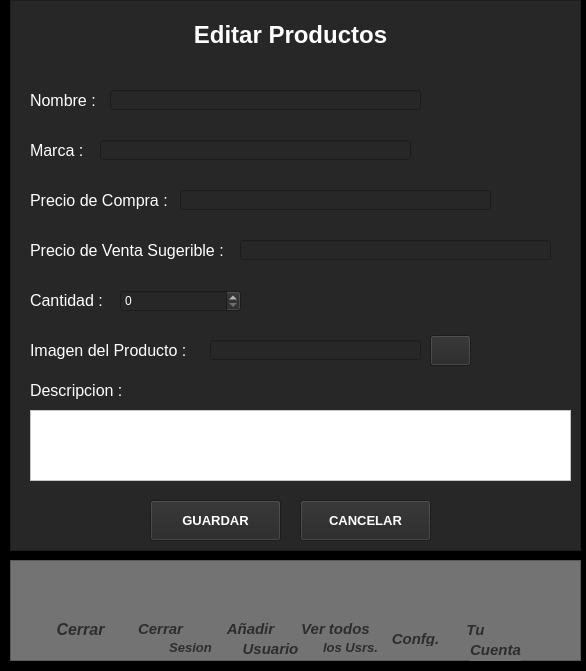
<?xml version="1.0" encoding="UTF-8"?>
<ui version="4.0">
 <class>Editar_producto</class>
 <widget class="QWidget" name="Editar_producto">
  <property name="geometry">
   <rect>
    <x>0</x>
    <y>0</y>
    <width>586</width>
    <height>671</height>
   </rect>
  </property>
  <property name="windowTitle">
   <string>Editar Producto</string>
  </property>
  <property name="styleSheet">
   <string notr="true">background-color: rgb(0, 0, 0);
</string>
  </property>
  <widget class="QFrame" name="frame">
   <property name="geometry">
    <rect>
     <x>10</x>
     <y>0</y>
     <width>571</width>
     <height>551</height>
    </rect>
   </property>
   <property name="styleSheet">
    <string notr="true">background-color: rgb(39, 39, 39);</string>
   </property>
   <property name="frameShape">
    <enum>QFrame::StyledPanel</enum>
   </property>
   <property name="frameShadow">
    <enum>QFrame::Raised</enum>
   </property>
   <widget class="QLabel" name="label">
    <property name="geometry">
     <rect>
      <x>140</x>
      <y>20</y>
      <width>281</width>
      <height>31</height>
     </rect>
    </property>
    <property name="text">
     <string>&lt;html&gt;&lt;head/&gt;&lt;body&gt;&lt;p align=&quot;center&quot;&gt;&lt;span style=&quot; font-size:18pt; font-weight:600; color:#ffffff;&quot;&gt;Editar Productos&lt;/span&gt;&lt;/p&gt;&lt;/body&gt;&lt;/html&gt;</string>
    </property>
   </widget>
   <widget class="QLabel" name="label_2">
    <property name="geometry">
     <rect>
      <x>20</x>
      <y>90</y>
      <width>111</width>
      <height>21</height>
     </rect>
    </property>
    <property name="font">
     <font>
      <pointsize>12</pointsize>
     </font>
    </property>
    <property name="styleSheet">
     <string notr="true">color: rgb(255, 255, 255);</string>
    </property>
    <property name="text">
     <string>Nombre :</string>
    </property>
   </widget>
   <widget class="QLabel" name="label_13">
    <property name="geometry">
     <rect>
      <x>20</x>
      <y>140</y>
      <width>111</width>
      <height>21</height>
     </rect>
    </property>
    <property name="font">
     <font>
      <pointsize>12</pointsize>
     </font>
    </property>
    <property name="styleSheet">
     <string notr="true">color: rgb(255, 255, 255);</string>
    </property>
    <property name="text">
     <string>Marca :</string>
    </property>
   </widget>
   <widget class="QLabel" name="label_14">
    <property name="geometry">
     <rect>
      <x>20</x>
      <y>190</y>
      <width>161</width>
      <height>21</height>
     </rect>
    </property>
    <property name="font">
     <font>
      <pointsize>12</pointsize>
     </font>
    </property>
    <property name="styleSheet">
     <string notr="true">color: rgb(255, 255, 255);</string>
    </property>
    <property name="text">
     <string>Precio de Compra :</string>
    </property>
   </widget>
   <widget class="QLabel" name="label_15">
    <property name="geometry">
     <rect>
      <x>20</x>
      <y>240</y>
      <width>221</width>
      <height>21</height>
     </rect>
    </property>
    <property name="font">
     <font>
      <pointsize>12</pointsize>
     </font>
    </property>
    <property name="styleSheet">
     <string notr="true">color: rgb(255, 255, 255);</string>
    </property>
    <property name="text">
     <string>Precio de Venta Sugerible :</string>
    </property>
   </widget>
   <widget class="QLabel" name="label_16">
    <property name="geometry">
     <rect>
      <x>20</x>
      <y>290</y>
      <width>81</width>
      <height>21</height>
     </rect>
    </property>
    <property name="font">
     <font>
      <pointsize>12</pointsize>
     </font>
    </property>
    <property name="styleSheet">
     <string notr="true">color: rgb(255, 255, 255);</string>
    </property>
    <property name="text">
     <string>Cantidad :</string>
    </property>
   </widget>
   <widget class="QLabel" name="label_17">
    <property name="geometry">
     <rect>
      <x>20</x>
      <y>340</y>
      <width>171</width>
      <height>21</height>
     </rect>
    </property>
    <property name="font">
     <font>
      <pointsize>12</pointsize>
     </font>
    </property>
    <property name="styleSheet">
     <string notr="true">color: rgb(255, 255, 255);</string>
    </property>
    <property name="text">
     <string>Imagen del Producto :</string>
    </property>
   </widget>
   <widget class="QLineEdit" name="Nombre">
    <property name="geometry">
     <rect>
      <x>100</x>
      <y>90</y>
      <width>311</width>
      <height>20</height>
     </rect>
    </property>
    <property name="styleSheet">
     <string notr="true">color: rgb(255, 255, 255);</string>
    </property>
   </widget>
   <widget class="QLineEdit" name="Marca">
    <property name="geometry">
     <rect>
      <x>90</x>
      <y>140</y>
      <width>311</width>
      <height>20</height>
     </rect>
    </property>
    <property name="styleSheet">
     <string notr="true">color: rgb(255, 255, 255);</string>
    </property>
   </widget>
   <widget class="QLineEdit" name="Precio_compra">
    <property name="geometry">
     <rect>
      <x>170</x>
      <y>190</y>
      <width>311</width>
      <height>20</height>
     </rect>
    </property>
    <property name="styleSheet">
     <string notr="true">color: rgb(255, 255, 255);</string>
    </property>
   </widget>
   <widget class="QLineEdit" name="Preci_sugerido">
    <property name="geometry">
     <rect>
      <x>230</x>
      <y>240</y>
      <width>311</width>
      <height>20</height>
     </rect>
    </property>
    <property name="styleSheet">
     <string notr="true">color: rgb(255, 255, 255);</string>
    </property>
   </widget>
   <widget class="QLineEdit" name="img_producto">
    <property name="geometry">
     <rect>
      <x>200</x>
      <y>340</y>
      <width>211</width>
      <height>20</height>
     </rect>
    </property>
    <property name="styleSheet">
     <string notr="true">color: rgb(255, 255, 255);</string>
    </property>
   </widget>
   <widget class="QSpinBox" name="Cantidad">
    <property name="geometry">
     <rect>
      <x>110</x>
      <y>290</y>
      <width>121</width>
      <height>22</height>
     </rect>
    </property>
    <property name="styleSheet">
     <string notr="true">color: rgb(255, 255, 255);</string>
    </property>
   </widget>
   <widget class="QPushButton" name="b">
    <property name="geometry">
     <rect>
      <x>420</x>
      <y>335</y>
      <width>41</width>
      <height>31</height>
     </rect>
    </property>
    <property name="styleSheet">
     <string notr="true">color: rgb(255, 255, 255);</string>
    </property>
    <property name="text">
     <string/>
    </property>
    <property name="icon">
     <iconset>
      <normaloff>../assets/icons/new/lupa.png</normaloff>../assets/icons/new/lupa.png</iconset>
    </property>
   </widget>
   <widget class="QLabel" name="label_18">
    <property name="geometry">
     <rect>
      <x>20</x>
      <y>380</y>
      <width>171</width>
      <height>21</height>
     </rect>
    </property>
    <property name="font">
     <font>
      <pointsize>12</pointsize>
     </font>
    </property>
    <property name="styleSheet">
     <string notr="true">color: rgb(255, 255, 255);</string>
    </property>
    <property name="text">
     <string>Descripcion :</string>
    </property>
   </widget>
   <widget class="QPlainTextEdit" name="descripcion">
    <property name="geometry">
     <rect>
      <x>20</x>
      <y>410</y>
      <width>541</width>
      <height>71</height>
     </rect>
    </property>
    <property name="styleSheet">
     <string notr="true">background-color: rgb(255, 255, 255);</string>
    </property>
   </widget>
   <widget class="QPushButton" name="agregar">
    <property name="geometry">
     <rect>
      <x>140</x>
      <y>500</y>
      <width>131</width>
      <height>41</height>
     </rect>
    </property>
    <property name="font">
     <font>
      <pointsize>10</pointsize>
      <weight>75</weight>
      <bold>true</bold>
     </font>
    </property>
    <property name="styleSheet">
     <string notr="true">color: rgb(255, 255, 255);</string>
    </property>
    <property name="text">
     <string>GUARDAR</string>
    </property>
    <property name="icon">
     <iconset>
      <normaloff>../assets/icons/new/art_pint/abrir-caja.png</normaloff>../assets/icons/new/art_pint/abrir-caja.png</iconset>
    </property>
    <property name="iconSize">
     <size>
      <width>35</width>
      <height>35</height>
     </size>
    </property>
   </widget>
   <widget class="QPushButton" name="Cancelar">
    <property name="geometry">
     <rect>
      <x>290</x>
      <y>500</y>
      <width>131</width>
      <height>41</height>
     </rect>
    </property>
    <property name="font">
     <font>
      <pointsize>10</pointsize>
      <weight>75</weight>
      <bold>true</bold>
     </font>
    </property>
    <property name="styleSheet">
     <string notr="true">color: rgb(255, 255, 255);</string>
    </property>
    <property name="text">
     <string>CANCELAR</string>
    </property>
   </widget>
   <widget class="QLabel" name="label_19">
    <property name="geometry">
     <rect>
      <x>470</x>
      <y>310</y>
      <width>81</width>
      <height>71</height>
     </rect>
    </property>
    <property name="text">
     <string/>
    </property>
    <property name="pixmap">
     <pixmap>../assets/img_ui/producto_default.png</pixmap>
    </property>
    <property name="scaledContents">
     <bool>true</bool>
    </property>
   </widget>
  </widget>
  <widget class="QFrame" name="frame_2">
   <property name="geometry">
    <rect>
     <x>10</x>
     <y>560</y>
     <width>571</width>
     <height>101</height>
    </rect>
   </property>
   <property name="styleSheet">
    <string notr="true">background-color: rgb(115, 115, 115);</string>
   </property>
   <property name="frameShape">
    <enum>QFrame::StyledPanel</enum>
   </property>
   <property name="frameShadow">
    <enum>QFrame::Raised</enum>
   </property>
   <widget class="QPushButton" name="Your_users">
    <property name="geometry">
     <rect>
      <x>460</x>
      <y>10</y>
      <width>51</width>
      <height>51</height>
     </rect>
    </property>
    <property name="cursor">
     <cursorShape>PointingHandCursor</cursorShape>
    </property>
    <property name="styleSheet">
     <string notr="true">QPushButton:hover
{
	border-style: solid;
   	background-color:#bbdefb;

}

QPushButton:pressed
{
	 	background-color:#0069c0;
}</string>
    </property>
    <property name="text">
     <string/>
    </property>
    <property name="icon">
     <iconset>
      <normaloff>../assets/icons/new/art_pint/usuario (2).png</normaloff>../assets/icons/new/art_pint/usuario (2).png</iconset>
    </property>
    <property name="iconSize">
     <size>
      <width>40</width>
      <height>40</height>
     </size>
    </property>
    <property name="flat">
     <bool>true</bool>
    </property>
   </widget>
   <widget class="QPushButton" name="More_users">
    <property name="geometry">
     <rect>
      <x>300</x>
      <y>10</y>
      <width>51</width>
      <height>51</height>
     </rect>
    </property>
    <property name="cursor">
     <cursorShape>PointingHandCursor</cursorShape>
    </property>
    <property name="styleSheet">
     <string notr="true">QPushButton:hover
{
	border-style: solid;
   	background-color:#bbdefb;

}

QPushButton:pressed
{
	 	background-color:#0069c0;
}</string>
    </property>
    <property name="text">
     <string/>
    </property>
    <property name="icon">
     <iconset>
      <normaloff>../assets/icons/new/art_pint/grupo.png</normaloff>../assets/icons/new/art_pint/grupo.png</iconset>
    </property>
    <property name="iconSize">
     <size>
      <width>40</width>
      <height>40</height>
     </size>
    </property>
    <property name="flat">
     <bool>true</bool>
    </property>
   </widget>
   <widget class="QPushButton" name="Close_Main">
    <property name="geometry">
     <rect>
      <x>50</x>
      <y>10</y>
      <width>51</width>
      <height>51</height>
     </rect>
    </property>
    <property name="cursor">
     <cursorShape>PointingHandCursor</cursorShape>
    </property>
    <property name="styleSheet">
     <string notr="true">QPushButton:hover
{
	border-style: solid;
   	background-color:#bbdefb;

}

QPushButton:pressed
{
	 	background-color:#0069c0;
}</string>
    </property>
    <property name="text">
     <string/>
    </property>
    <property name="icon">
     <iconset>
      <normaloff>../assets/icons/new/art_pint/eliminar.png</normaloff>../assets/icons/new/art_pint/eliminar.png</iconset>
    </property>
    <property name="iconSize">
     <size>
      <width>40</width>
      <height>40</height>
     </size>
    </property>
    <property name="flat">
     <bool>true</bool>
    </property>
   </widget>
   <widget class="QPushButton" name="New_Users">
    <property name="geometry">
     <rect>
      <x>220</x>
      <y>10</y>
      <width>51</width>
      <height>51</height>
     </rect>
    </property>
    <property name="cursor">
     <cursorShape>PointingHandCursor</cursorShape>
    </property>
    <property name="styleSheet">
     <string notr="true">QPushButton:hover
{
	border-style: solid;
   	background-color:#bbdefb;

}

QPushButton:pressed
{
	 	background-color:#0069c0;
}</string>
    </property>
    <property name="text">
     <string/>
    </property>
    <property name="icon">
     <iconset>
      <normaloff>../assets/icons/new/art_pint/usuario.png</normaloff>../assets/icons/new/art_pint/usuario.png</iconset>
    </property>
    <property name="iconSize">
     <size>
      <width>40</width>
      <height>40</height>
     </size>
    </property>
    <property name="flat">
     <bool>true</bool>
    </property>
   </widget>
   <widget class="QPushButton" name="Confg">
    <property name="geometry">
     <rect>
      <x>380</x>
      <y>10</y>
      <width>51</width>
      <height>51</height>
     </rect>
    </property>
    <property name="cursor">
     <cursorShape>PointingHandCursor</cursorShape>
    </property>
    <property name="styleSheet">
     <string notr="true">QPushButton:hover
{
	border-style: solid;
   	background-color:#bbdefb;

}

QPushButton:pressed
{
	 	background-color:#0069c0;
}</string>
    </property>
    <property name="text">
     <string/>
    </property>
    <property name="icon">
     <iconset>
      <normaloff>../assets/icons/new/art_pint/ajustes.png</normaloff>../assets/icons/new/art_pint/ajustes.png</iconset>
    </property>
    <property name="iconSize">
     <size>
      <width>40</width>
      <height>40</height>
     </size>
    </property>
    <property name="flat">
     <bool>true</bool>
    </property>
   </widget>
   <widget class="QPushButton" name="Close_Users">
    <property name="geometry">
     <rect>
      <x>130</x>
      <y>10</y>
      <width>51</width>
      <height>51</height>
     </rect>
    </property>
    <property name="cursor">
     <cursorShape>PointingHandCursor</cursorShape>
    </property>
    <property name="styleSheet">
     <string notr="true">QPushButton:hover
{
	border-style: solid;
   	background-color:#bbdefb;

}

QPushButton:pressed
{
	 	background-color:#0069c0;
}</string>
    </property>
    <property name="text">
     <string/>
    </property>
    <property name="icon">
     <iconset>
      <normaloff>../assets/icons/new/art_pint/abra-bloqueo.png</normaloff>../assets/icons/new/art_pint/abra-bloqueo.png</iconset>
    </property>
    <property name="iconSize">
     <size>
      <width>40</width>
      <height>40</height>
     </size>
    </property>
    <property name="flat">
     <bool>true</bool>
    </property>
   </widget>
   <widget class="QLabel" name="label_3">
    <property name="geometry">
     <rect>
      <x>40</x>
      <y>60</y>
      <width>61</width>
      <height>16</height>
     </rect>
    </property>
    <property name="text">
     <string>&lt;html&gt;&lt;head/&gt;&lt;body&gt;&lt;p align=&quot;center&quot;&gt;&lt;span style=&quot; font-size:12pt; font-weight:600; font-style:italic; color:#2d2d2d;&quot;&gt;Cerrar&lt;/span&gt;&lt;/p&gt;&lt;/body&gt;&lt;/html&gt;</string>
    </property>
   </widget>
   <widget class="QLabel" name="label_4">
    <property name="geometry">
     <rect>
      <x>120</x>
      <y>60</y>
      <width>61</width>
      <height>16</height>
     </rect>
    </property>
    <property name="text">
     <string>&lt;html&gt;&lt;head/&gt;&lt;body&gt;&lt;p align=&quot;center&quot;&gt;&lt;span style=&quot; font-size:11pt; font-weight:600; font-style:italic; color:#2d2d2d;&quot;&gt;Cerrar&lt;/span&gt;&lt;/p&gt;&lt;/body&gt;&lt;/html&gt;</string>
    </property>
   </widget>
   <widget class="QLabel" name="label_5">
    <property name="geometry">
     <rect>
      <x>150</x>
      <y>80</y>
      <width>61</width>
      <height>16</height>
     </rect>
    </property>
    <property name="text">
     <string>&lt;html&gt;&lt;head/&gt;&lt;body&gt;&lt;p align=&quot;center&quot;&gt;&lt;span style=&quot; font-size:10pt; font-weight:600; font-style:italic; color:#2d2d2d;&quot;&gt;Sesion&lt;/span&gt;&lt;/p&gt;&lt;/body&gt;&lt;/html&gt;</string>
    </property>
   </widget>
   <widget class="QLabel" name="label_6">
    <property name="geometry">
     <rect>
      <x>210</x>
      <y>60</y>
      <width>61</width>
      <height>16</height>
     </rect>
    </property>
    <property name="text">
     <string>&lt;html&gt;&lt;head/&gt;&lt;body&gt;&lt;p align=&quot;center&quot;&gt;&lt;span style=&quot; font-size:11pt; font-weight:600; font-style:italic; color:#2d2d2d;&quot;&gt;Añadir&lt;/span&gt;&lt;/p&gt;&lt;/body&gt;&lt;/html&gt;</string>
    </property>
   </widget>
   <widget class="QLabel" name="label_7">
    <property name="geometry">
     <rect>
      <x>230</x>
      <y>80</y>
      <width>61</width>
      <height>16</height>
     </rect>
    </property>
    <property name="text">
     <string>&lt;html&gt;&lt;head/&gt;&lt;body&gt;&lt;p align=&quot;center&quot;&gt;&lt;span style=&quot; font-size:11pt; font-weight:600; font-style:italic; color:#2d2d2d;&quot;&gt;Usuario&lt;/span&gt;&lt;/p&gt;&lt;/body&gt;&lt;/html&gt;</string>
    </property>
   </widget>
   <widget class="QLabel" name="label_8">
    <property name="geometry">
     <rect>
      <x>290</x>
      <y>60</y>
      <width>71</width>
      <height>16</height>
     </rect>
    </property>
    <property name="text">
     <string>&lt;html&gt;&lt;head/&gt;&lt;body&gt;&lt;p align=&quot;center&quot;&gt;&lt;span style=&quot; font-size:11pt; font-weight:600; font-style:italic; color:#2d2d2d;&quot;&gt;Ver todos&lt;/span&gt;&lt;/p&gt;&lt;/body&gt;&lt;/html&gt;</string>
    </property>
   </widget>
   <widget class="QLabel" name="label_9">
    <property name="geometry">
     <rect>
      <x>310</x>
      <y>80</y>
      <width>61</width>
      <height>16</height>
     </rect>
    </property>
    <property name="text">
     <string>&lt;html&gt;&lt;head/&gt;&lt;body&gt;&lt;p align=&quot;center&quot;&gt;&lt;span style=&quot; font-size:10pt; font-weight:600; font-style:italic; color:#2d2d2d;&quot;&gt;los Usrs.&lt;/span&gt;&lt;/p&gt;&lt;/body&gt;&lt;/html&gt;</string>
    </property>
   </widget>
   <widget class="QLabel" name="label_10">
    <property name="geometry">
     <rect>
      <x>380</x>
      <y>70</y>
      <width>51</width>
      <height>16</height>
     </rect>
    </property>
    <property name="text">
     <string>&lt;html&gt;&lt;head/&gt;&lt;body&gt;&lt;p align=&quot;center&quot;&gt;&lt;span style=&quot; font-size:11pt; font-weight:600; font-style:italic; color:#2d2d2d;&quot;&gt;Confg.&lt;/span&gt;&lt;/p&gt;&lt;/body&gt;&lt;/html&gt;</string>
    </property>
   </widget>
   <widget class="QLabel" name="label_11">
    <property name="geometry">
     <rect>
      <x>450</x>
      <y>60</y>
      <width>31</width>
      <height>21</height>
     </rect>
    </property>
    <property name="text">
     <string>&lt;html&gt;&lt;head/&gt;&lt;body&gt;&lt;p align=&quot;center&quot;&gt;&lt;span style=&quot; font-size:11pt; font-weight:600; font-style:italic; color:#2d2d2d;&quot;&gt;Tu&lt;/span&gt;&lt;/p&gt;&lt;/body&gt;&lt;/html&gt;</string>
    </property>
   </widget>
   <widget class="QLabel" name="label_12">
    <property name="geometry">
     <rect>
      <x>460</x>
      <y>80</y>
      <width>51</width>
      <height>21</height>
     </rect>
    </property>
    <property name="text">
     <string>&lt;html&gt;&lt;head/&gt;&lt;body&gt;&lt;p align=&quot;center&quot;&gt;&lt;span style=&quot; font-size:11pt; font-weight:600; font-style:italic; color:#2d2d2d;&quot;&gt;Cuenta&lt;/span&gt;&lt;/p&gt;&lt;/body&gt;&lt;/html&gt;</string>
    </property>
   </widget>
   <zorder>label_5</zorder>
   <zorder>Your_users</zorder>
   <zorder>More_users</zorder>
   <zorder>Close_Main</zorder>
   <zorder>New_Users</zorder>
   <zorder>Confg</zorder>
   <zorder>label_3</zorder>
   <zorder>label_4</zorder>
   <zorder>Close_Users</zorder>
   <zorder>label_6</zorder>
   <zorder>label_7</zorder>
   <zorder>label_8</zorder>
   <zorder>label_9</zorder>
   <zorder>label_10</zorder>
   <zorder>label_11</zorder>
   <zorder>label_12</zorder>
  </widget>
 </widget>
 <resources/>
 <connections/>
</ui>
